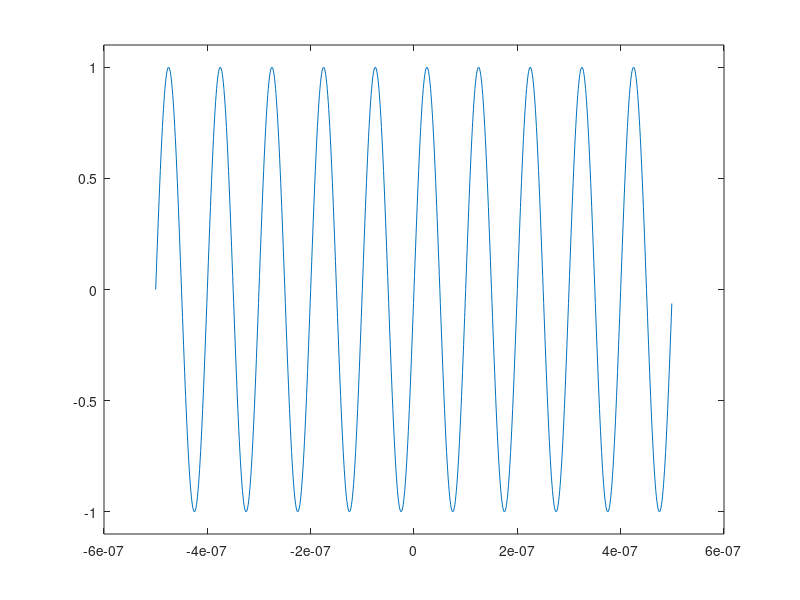
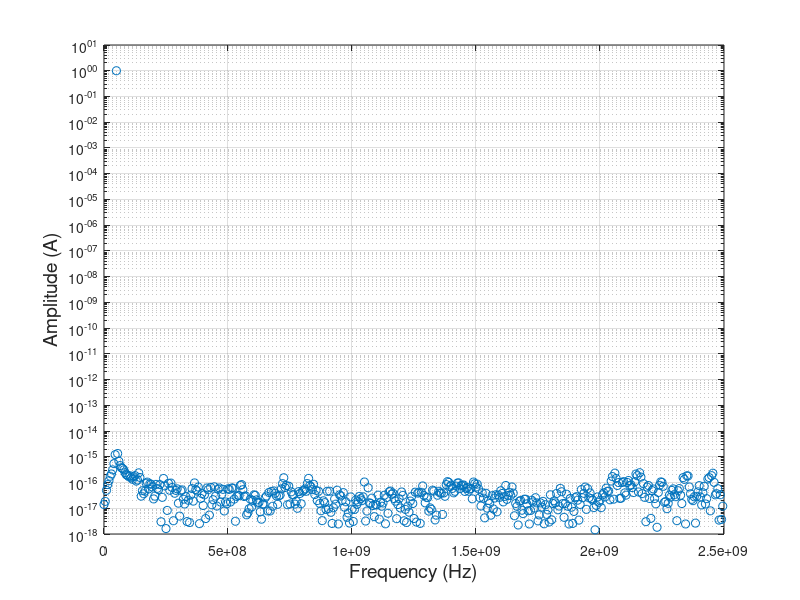

Recreate these plots in MATLAB, in order.
%% Clear Vars
clearvars;
close all;
clc;

%% Set Vars
sampleLen = 1000;
amplitude = 1;
frequency = 10e6;
dt = 1e-6 / sampleLen;

%% Generate Time Vector
t = (-sampleLen/2:sampleLen/2-1) * dt;

%% Generate Sin Wave
wave = amplitude*sin(2*pi*frequency*t);

%% Plot
figure(1)
plot(t, wave)
ylim([-1.1 1.1])

%% FFT of Ideal Sin Wave
f_HZ = (0:sampleLen/2-1)*(5e9/sampleLen);
Wave1FFT = fft(wave, sampleLen) ./ sampleLen .* 2;
wave1FFT = abs(Wave1FFT(1:floor(sampleLen/2)));
figure (2)
semilogy(f_HZ, wave1FFT, 'o')
grid on;
xlabel('Frequency (Hz)', 'FontSize', 14)
ylabel('Amplitude (A)', 'FontSize', 14)
